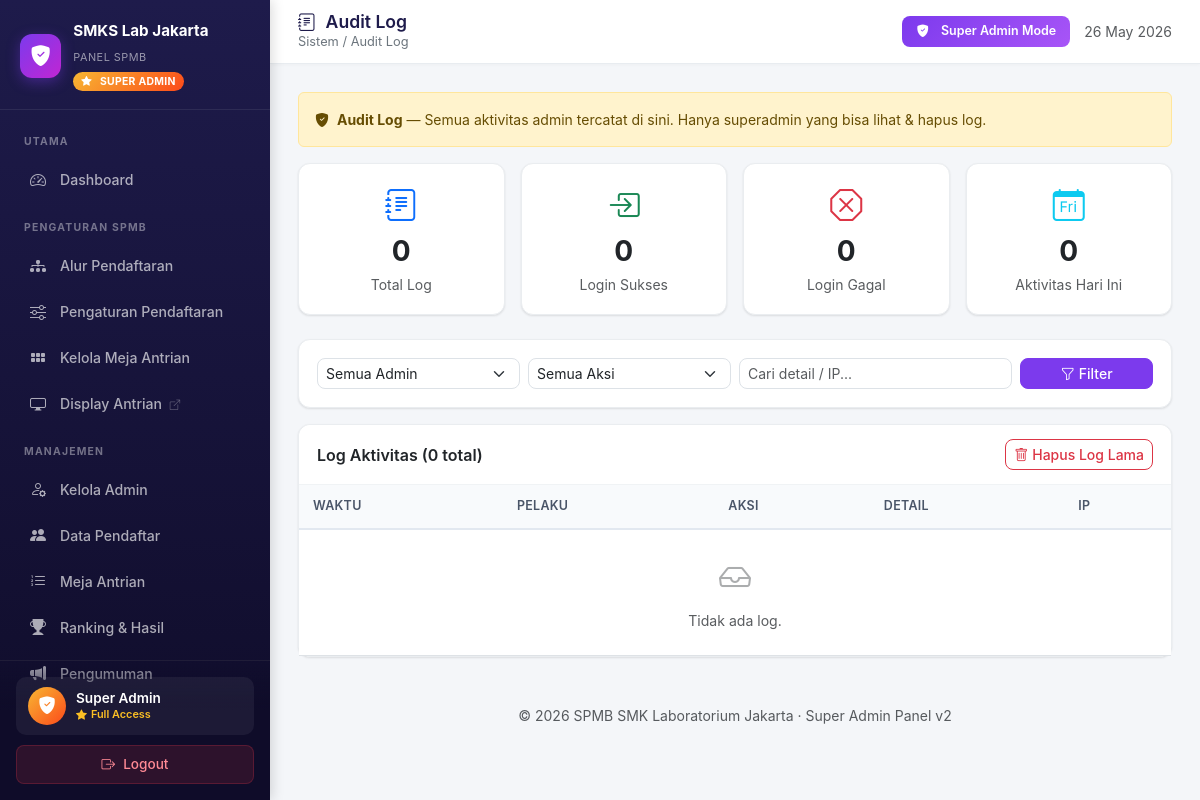
/superadmin_dashboard.php?page=audit_log&p=4 (signed in), run on an earlier commit of the app's database.
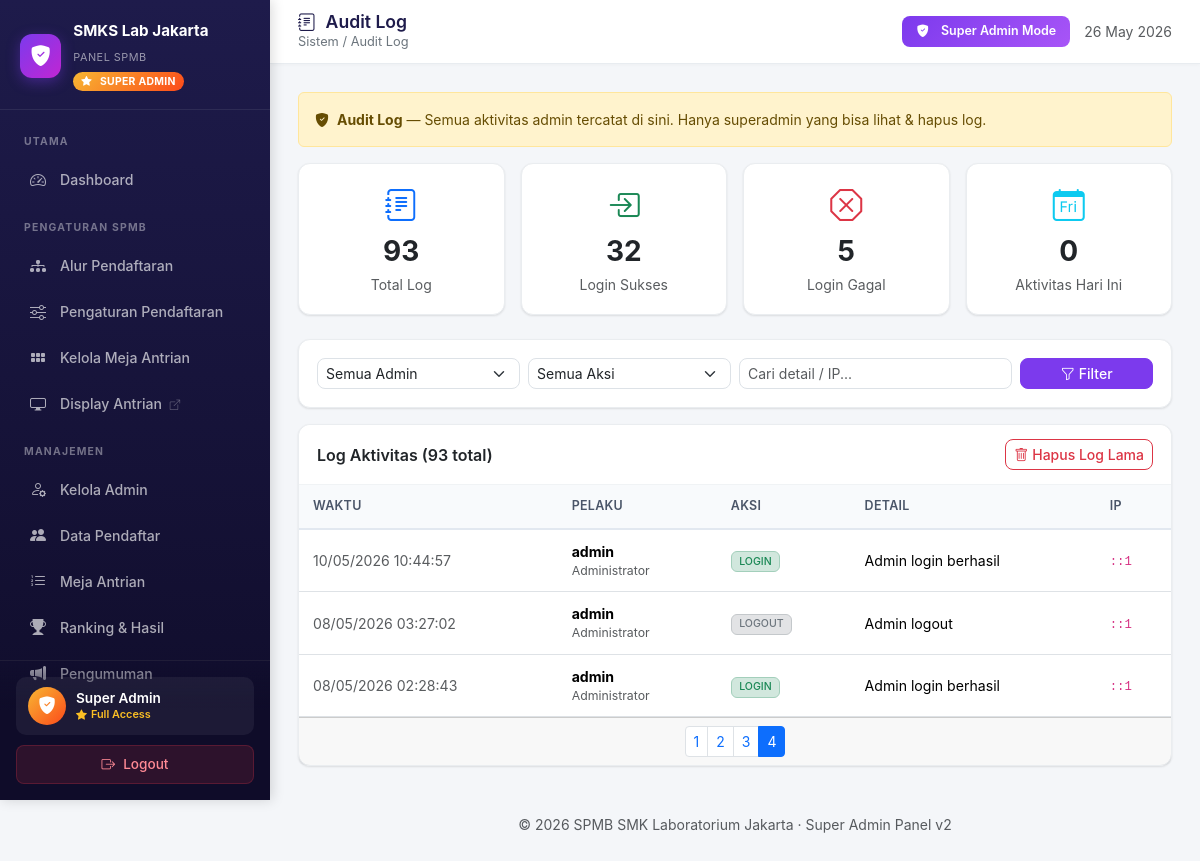
And on a later commit of the database.
### tables this page shows
CREATE TABLE `admin_logs` (
  `id` int(11) NOT NULL,
  `admin_id` int(11) DEFAULT NULL,
  `action` varchar(100) NOT NULL,
  `details` text DEFAULT NULL,
  `ip_address` varchar(45) DEFAULT NULL,
  `created_at` timestamp NULL DEFAULT current_timestamp()
);

### admin/audit_log.php (the view, shortened to what the changed rows need)
<?php
$f_search = trim($_GET['q']   ?? '');
$where = ['1=1']; $params = [];
$where_sql = implode(' AND ', $where);
$page_num = max(1, (int)($_GET['p'] ?? 1));
$per = 30;
$offset = ($page_num - 1) * $per;
$total_stmt = $conn->prepare("SELECT COUNT(*) FROM admin_logs l WHERE $where_sql");
$total_stmt->execute($params);
$total = (int)$total_stmt->fetchColumn();
$pages = max(1, (int)ceil($total / $per));
$sql = "SELECT l.*, a.username, a.name AS admin_name
        FROM admin_logs l LEFT JOIN admins a ON l.admin_id=a.id
        WHERE $where_sql ORDER BY l.created_at DESC LIMIT $per OFFSET $offset";
$stmt = $conn->prepare($sql);
$stmt->execute($params);
$logs = $stmt->fetchAll();
$stats = $conn->query("SELECT action, COUNT(*) AS n FROM admin_logs GROUP BY action ORDER BY n DESC")->fetchAll();
$action_colors = [
    'LOGIN'           => 'success',
    'LOGIN_SUPER'     => 'warning',
    'LOGIN_FAILED'    => 'danger',
    'LOGOUT'          => 'secondary',
    'LOGOUT_SUPER'    => 'secondary',
    'CHANGE_PASSWORD' => 'info',
    'ADMIN_CREATE'    => 'primary',
    'ADMIN_EDIT'      => 'primary',
    'ADMIN_DELETE'    => 'danger',
    'ADMIN_RESET_PWD' => 'warning',
    'EXPORT_CSV'      => 'info',
    'UPDATE_GELOMBANG'=> 'info',
    'PUBLISH_PENGUMUMAN'  => 'success',
    'UNPUBLISH_PENGUMUMAN'=> 'warning',
    'PROSES_PENERIMAAN'   => 'success',
    'LOG_CLEAR'       => 'dark',
];
?>
<div class="alert alert-warning small mb-3">
    <i class="bi bi-shield-fill-check me-1"></i>
    <strong>Audit Log</strong> — Semua aktivitas admin tercatat di sini. Hanya superadmin yang bisa lihat & hapus log.
</div>
<div class="row g-3 mb-4">
    <div class="col-md-3">
        <div class="card"><div class="card-body text-center">
            <i class="bi bi-journal-text text-primary fs-2"></i>
            <div class="fs-3 fw-bold"><?= number_format(array_sum(array_column($stats,'n'))) ?></div>
            <small class="text-muted">Total Log</small>
        </div></div>
    </div>
    <?php
    $login_count  = (int)$conn->query("SELECT COUNT(*) FROM admin_logs WHERE action IN ('LOGIN','LOGIN_SUPER')")->fetchColumn();
    $failed_count = (int)$conn->query("SELECT COUNT(*) FROM admin_logs WHERE action='LOGIN_FAILED'")->fetchColumn();
    $today_count  = (int)$conn->query("SELECT COUNT(*) FROM admin_logs WHERE DATE(created_at)=CURDATE()")->fetchColumn();
    ?>
    <div class="col-md-3"><div class="card"><div class="card-body text-center">
        <i class="bi bi-box-arrow-in-right text-success fs-2"></i>
        <div class="fs-3 fw-bold"><?= $login_count ?></div>
        <small class="text-muted">Login Sukses</small>
    </div></div></div>
    <div class="col-md-3"><div class="card"><div class="card-body text-center">
        <i class="bi bi-x-octagon text-danger fs-2"></i>
        <div class="fs-3 fw-bold"><?= $failed_count ?></div>
        <small class="text-muted">Login Gagal</small>
    </div></div></div>
    <div class="col-md-3"><div class="card"><div class="card-body text-center">
        <i class="bi bi-calendar-day text-info fs-2"></i>
        <div class="fs-3 fw-bold"><?= $today_count ?></div>
        <small class="text-muted">Aktivitas Hari Ini</small>
    </div></div></div>
</div>
<div class="card mb-3">
    <div class="card-body">
        <form method="GET" class="row g-2">
            <div class="col-md-3">
                <select name="f_admin" class="form-select form-select-sm">
                    <option value="">Semua Admin</option>
                </select>
            </div>
            <div class="col-md-3">
                <select name="f_action" class="form-select form-select-sm">
                    <option value="">Semua Aksi</option>
                </select>
            </div>
            <div class="col-md-4">
                <input type="text" name="q" value="<?= htmlspecialchars($f_search) ?>" class="form-control form-control-sm" placeholder="Cari detail / IP...">
            </div>
            <div class="col-md-2">
                <button class="btn btn-sm btn-primary w-100"><i class="bi bi-funnel me-1"></i>Filter</button>
            </div>
        </form>
    </div>
</div>
<div class="card">
    <div class="card-header d-flex justify-content-between align-items-center">
        <span>Log Aktivitas (<?= $total ?> total)</span>
        <button class="btn btn-sm btn-outline-danger" data-bs-toggle="modal" data-bs-target="#modalClear">
            <i class="bi bi-trash me-1"></i>Hapus Log Lama
        </button>
    </div>
    <div class="card-body p-0">
    <div class="table-responsive">
    <table class="table table-hover small mb-0">
        <thead>
            <tr>
                <th>Waktu</th>
                <th>Pelaku</th>
                <th>Aksi</th>
                <th>Detail</th>
                <th>IP</th>
            </tr>
        </thead>
        <tbody>
        <?php if (empty($logs)): ?>
            <tr><td colspan="5" class="text-center py-4 text-muted">
                <i class="bi bi-inbox fs-2 d-block mb-2 opacity-50"></i>Tidak ada log.
            </td></tr>
        <?php else: foreach ($logs as $l):
            $color = $action_colors[$l['action']] ?? 'secondary';
            $is_super_log = empty($l['admin_id']);
        ?>
            <tr>
                <td class="text-muted"><?= date('d/m/Y H:i:s', strtotime($l['created_at'])) ?></td>
                <td>
                    <?php if ($is_super_log): ?>
                        <span class="badge bg-warning text-dark"><i class="bi bi-shield-fill-check me-1"></i>Superadmin</span>
                    <?php else: ?>
                        <strong><?= htmlspecialchars($l['username'] ?? '?') ?></strong>
                        <small class="text-muted d-block"><?= htmlspecialchars($l['admin_name'] ?? '') ?></small>
                    <?php endif; ?>
                </td>
                <td><span class="badge bg-<?= $color ?>-subtle text-<?= $color ?> border border-<?= $color ?>-subtle"><?= htmlspecialchars($l['action']) ?></span></td>
                <td><?= htmlspecialchars($l['details']) ?></td>
                <td><code class="small"><?= htmlspecialchars($l['ip_address']) ?></code></td>
            </tr>
        <?php endforeach; endif; ?>
        </tbody>
    </table>
    </div>
    </div>
    <?php if ($pages > 1): ?>
    <div class="card-footer">
        <nav><ul class="pagination pagination-sm justify-content-center mb-0">
            <?php for ($i = 1; $i <= min($pages, 10); $i++):
                $qs = $_GET; $qs['p'] = $i; ?>
                <li class="page-item <?= $i==$page_num?'active':'' ?>">
                    <a class="page-link" href="?<?= http_build_query($qs) ?>"><?= $i ?></a>
                </li>
            <?php endfor; ?>
        </ul></nav>
    </div>
    <?php endif; ?>
</div>

### superadmin_dashboard.php (shortened to what the changed rows need)
<?php
$page = $_GET['page'] ?? 'super_home';
$pages = [
    'super_home'      => ['label' => 'Dashboard',              'icon' => 'bi-speedometer2',         'group' => 'Utama'],
    'alur'            => ['label' => 'Alur Pendaftaran',       'icon' => 'bi-diagram-3-fill',       'group' => 'Pengaturan SPMB'],
    'pengaturan_ppdb' => ['label' => 'Pengaturan Pendaftaran', 'icon' => 'bi-sliders',              'group' => 'Pengaturan SPMB'],
    'meja'            => ['label' => 'Kelola Meja Antrian',    'icon' => 'bi-grid-3x2-gap-fill',    'group' => 'Pengaturan SPMB'],
    'antrian_display' => ['label' => 'Display Antrian',        'icon' => 'bi-display',              'group' => 'Pengaturan SPMB'],
    'kelola_admin'    => ['label' => 'Kelola Admin',           'icon' => 'bi-person-gear',          'group' => 'Manajemen'],
    'pendaftar'       => ['label' => 'Data Pendaftar',         'icon' => 'bi-people-fill',          'group' => 'Manajemen'],
    'antrian'         => ['label' => 'Meja Antrian',           'icon' => 'bi-list-ol',              'group' => 'Manajemen'],
    'ranking'         => ['label' => 'Ranking & Hasil',        'icon' => 'bi-trophy-fill',          'group' => 'Manajemen'],
    'announcements'   => ['label' => 'Pengumuman',             'icon' => 'bi-megaphone-fill',       'group' => 'Manajemen'],
    'site_content'    => ['label' => 'Konten Website',         'icon' => 'bi-layout-text-window-reverse', 'group' => 'Konten'],
    'audit_log'       => ['label' => 'Audit Log',              'icon' => 'bi-journal-text',         'group' => 'Sistem'],
    'system_info'     => ['label' => 'System Info',            'icon' => 'bi-info-square',          'group' => 'Sistem'],
    'backup'          => ['label' => 'Backup / Export',        'icon' => 'bi-cloud-download',       'group' => 'Sistem'],
];
$grouped = [];
foreach ($pages as $key => $info) {
    $grouped[$info['group']][$key] = $info;
}
?>
<!DOCTYPE html>
<html lang="id">
<head>
    <link href="https://cdn.jsdelivr.net/npm/bootstrap@5.3.3/dist/css/bootstrap.min.css" rel="stylesheet">
    <link href="https://cdn.jsdelivr.net/npm/bootstrap-icons@1.11.3/font/bootstrap-icons.min.css" rel="stylesheet">
</head>
<body>
<aside class="sidebar">
    <nav class="mt-2">
        <?php foreach ($grouped as $group => $items): ?>
            <div class="nav-group-label"><?= $group ?></div>
            <?php foreach ($items as $key => $info): ?>
                <?php if ($key === 'antrian_display'): ?>
                <a href="antrian_display.php" target="_blank" class="nav-link">
                    <i class="bi <?= $info['icon'] ?>"></i>
                    <span><?= $info['label'] ?> <i class="bi bi-box-arrow-up-right ms-1" style="font-size:.65rem;opacity:.5;"></i></span>
                </a>
                <?php else: ?>
                <a href="?page=<?= $key ?>" class="nav-link <?= $page === $key ? 'active' : '' ?>">
                    <i class="bi <?= $info['icon'] ?>"></i>
                    <span><?= $info['label'] ?></span>
                </a>
                <?php endif; ?>
            <?php endforeach; ?>
        <?php endforeach; ?>
    </nav>
</aside>
<div class="content-wrap">
    <header class="topbar">
        <div>
            <h1><i class="bi <?= $pages[$page]['icon'] ?? 'bi-grid' ?>"></i><?= $pages[$page]['label'] ?? 'Dashboard' ?></h1>
        </div>
    </header>
    <main class="content fade-in">
    <?php
    $include_map = [
        'super_home'      => 'admin/super_home.php',
        'alur'            => 'admin/alur.php',
        'pengaturan_ppdb' => 'admin/pengaturan_ppdb.php',
        'meja'            => 'admin/meja.php',
        'antrian_display' => 'antrian_display.php',
        'kelola_admin'    => 'admin/kelola_admin.php',
        'pendaftar'       => 'admin/pendaftar.php',
        'antrian'         => 'admin/antrian.php',
        'ranking'         => 'admin/ranking.php',
        'announcements'   => 'admin/announcements.php',
        'site_content'    => 'admin/site_content.php',
        'audit_log'       => 'admin/audit_log.php',
        'system_info'     => 'admin/system_info.php',
        'backup'          => 'admin/backup.php',
    ];
    $file = $include_map[$page] ?? 'admin/super_home.php';
    if (file_exists(__DIR__ . '/' . $file)) {
        include __DIR__ . '/' . $file;
    } else {
        echo '<div class="alert alert-warning">Halaman tidak ditemukan: ' . htmlspecialchars($file) . '</div>';
    }
    ?>
    </main>
</div>
</body>
</html>

What changed in the data, as far as the page shows it:
added admin_logs: created_at "10/05/2026 10:44:57", admin.username "admin", admin.name "Administrator", action "LOGIN", details "Admin login berhasil", ip_address "::1"
added admin_logs: created_at "08/05/2026 03:27:02", admin.username "admin", admin.name "Administrator", action "LOGOUT", details "Admin logout", ip_address "::1"
added admin_logs: created_at "08/05/2026 02:28:43", admin.username "admin", admin.name "Administrator", action "LOGIN", details "Admin login berhasil", ip_address "::1"
Also different on the page:
array_sum(array_column($stats,'n')): "0" → "93"
$login_count: "0" → "32"
$failed_count: "0" → "5"
$total: "0" → "93"
new list line: "1"
new list line: "2"
new list line: "3"
new list line: "4"
text no longer shown: "Tidak ada log."
